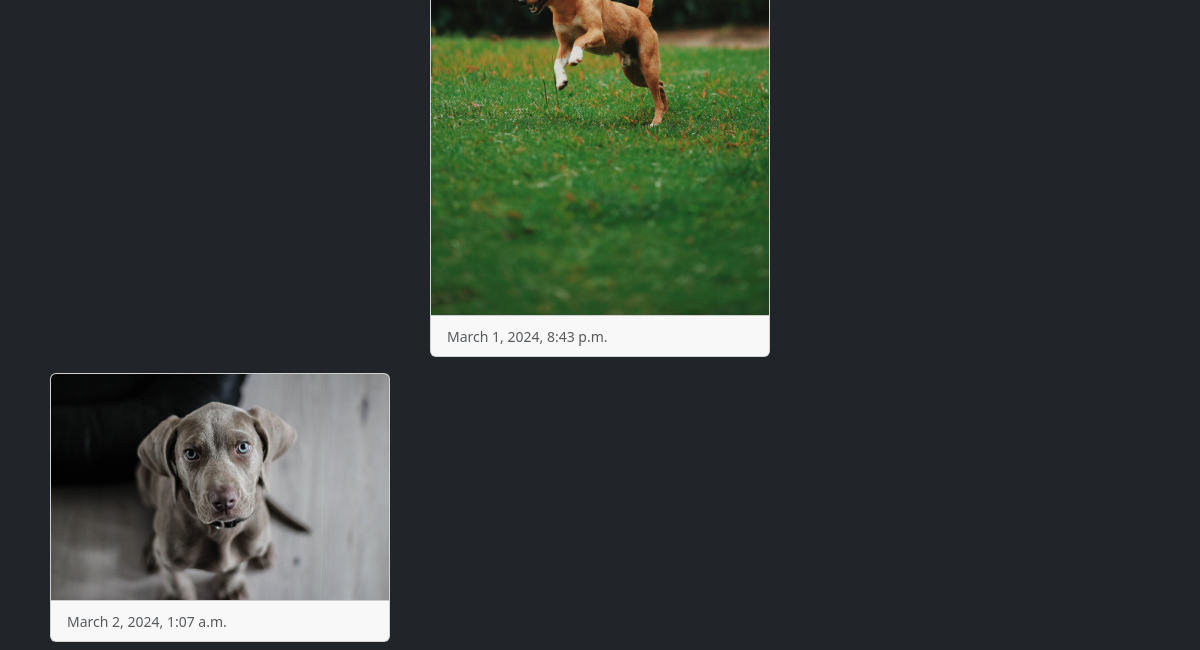
Before: / (lower part) with the older database file.
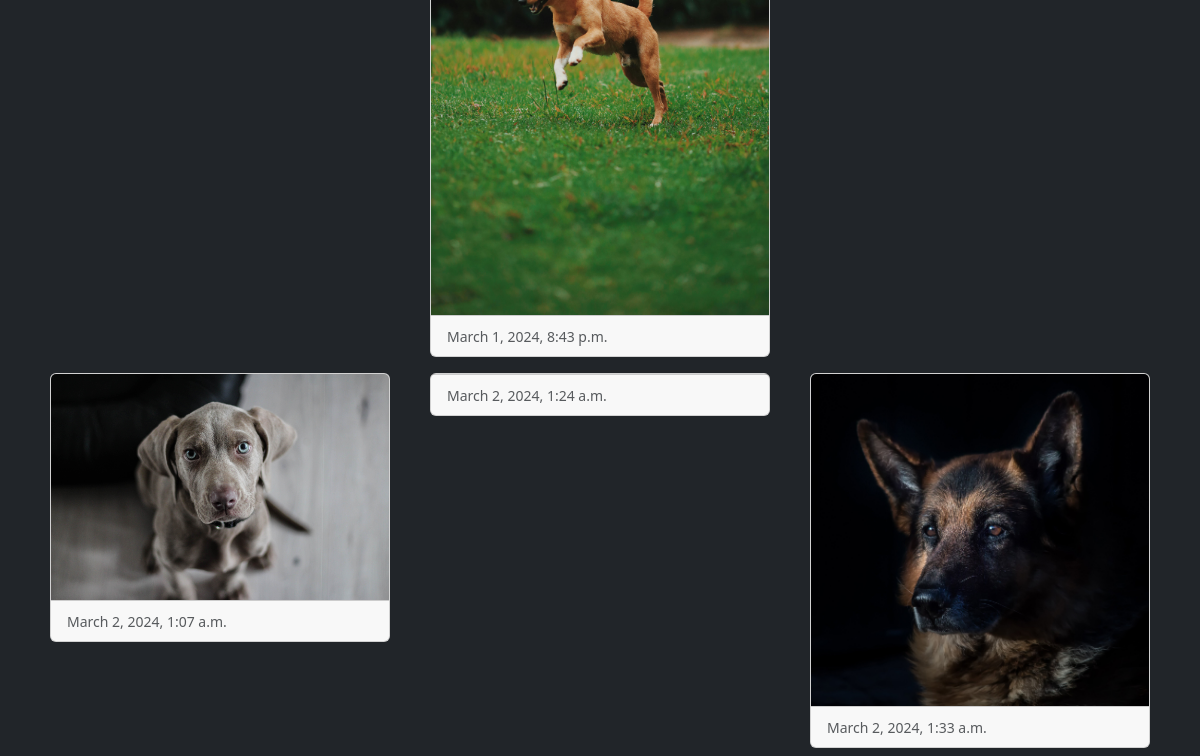
After: the same page with the newer database file.
### products/models.py (models this page shows)
class Image(models.Model):
    photo = models.ImageField(upload_to="myImage")
    date = models.DateTimeField(auto_now_add=True)

### products/views.py (the view)
# urls.py: path('', home, name='home'),
def home(request):
    if request.method == 'POST':
        form = ImageForm(request.POST, request.FILES)
        if form.is_valid():
            form.save()
            return redirect('home')  # Redirect to the same view (home)
    else:
        form = ImageForm()
    img = Image.objects.all()
    return render(request, 'index.html', {'img': img, 'form': form})

### products/templates/index.html (shortened to what this page needs)
<!DOCTYPE html>
<html lang="en">
  <head>
    <link
      href="https://cdn.jsdelivr.net/npm/bootstrap@5.3.3/dist/css/bootstrap.min.css"
      rel="stylesheet"
    />
  </head>
  <body class="bg-dark">
    <div class="container ">
      <div class="row">
        {% for x in img %}
        <div class="col-sm-4">
          <div class="card m-2">
            <img
              src="{{x.photo.url}}"
              alt=""
              class="card-img-top"
              width="100px"
            />
            <div class="card-footer">
              <small class="text-muted">{{ x.date }}</small>
            </div>
          </div>
        </div>
        {% endfor %}
      </div>
    </div>
  </body>
</html>

Changed rows visible on the page:
added Image: date "March 2, 2024, 1:24 a.m."
added Image: photo (picture), date "March 2, 2024, 1:33 a.m."
